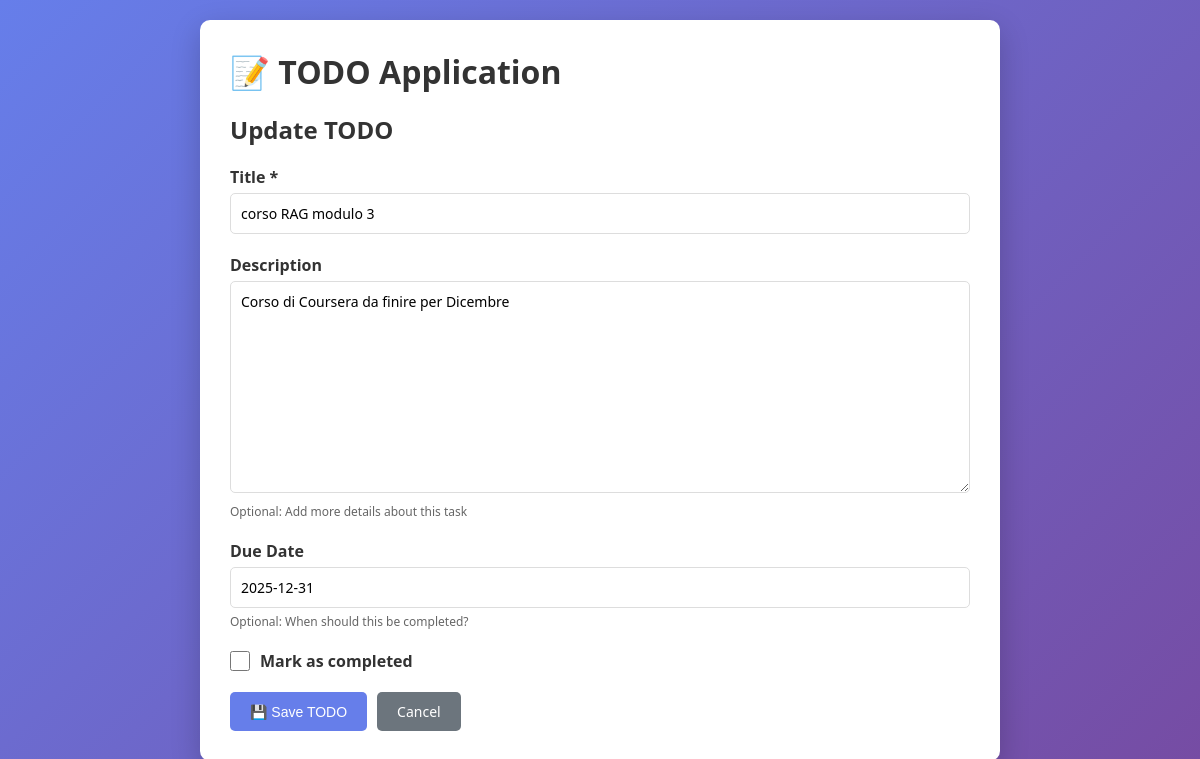
Page /2/update/ on the committed database.
### todos/models.py (models this page shows, shortened)
class Todo(models.Model):
    title = models.CharField(max_length=200)
    description = models.TextField(blank=True, null=True)
    due_date = models.DateField(blank=True, null=True)
    is_completed = models.BooleanField(default=False)
    created_at = models.DateTimeField(auto_now_add=True)
    updated_at = models.DateTimeField(auto_now=True)
    class Meta:
        ordering = ['-created_at']
        verbose_name = 'TODO'
        verbose_name_plural = 'TODOs'

### todos/views.py (the view)
# urls.py: path('<int:pk>/update/', views.TodoUpdateView.as_view(), name='todo-update'),
class TodoUpdateView(UpdateView):
    model = Todo
    template_name = 'todos/todo_form.html'
    fields = ['title', 'description', 'due_date', 'is_completed']
    success_url = reverse_lazy('todo-list')
    def get_context_data(self, **kwargs):
        context = super().get_context_data(**kwargs)
        context['action'] = 'Update'
        return context

### todos/templates/todos/todo_form.html (shortened to what this page needs)
{% extends 'todos/base.html' %}
{% block content %}
<h2>{{ action }} TODO</h2>
<form method="post">
    <div class="form-group">
        <label for="id_title">Title *</label>
        {{ form.title }}
    </div>
    <div class="form-group">
        <label for="id_description">Description</label>
        {{ form.description }}
        <div class="form-help">Optional: Add more details about this task</div>
    </div>
    <div class="form-group">
        <label for="id_due_date">Due Date</label>
        {{ form.due_date }}
        <div class="form-help">Optional: When should this be completed?</div>
    </div>
    {% if action == 'Update' %}
    <div class="form-group">
        <div class="checkbox-group">
            {{ form.is_completed }}
            <label for="id_is_completed" style="margin-bottom: 0;">Mark as completed</label>
        </div>
    </div>
    {% endif %}
    <div class="form-actions">
        <button type="submit" class="btn">💾 Save TODO</button>
        <a href="{% url 'todo-list' %}" class="btn btn-secondary">Cancel</a>
    </div>
</form>
{% endblock %}

### todos/templates/todos/base.html (style rules this page uses)
* { margin: 0; padding: 0; box-sizing: border-box; }
body { font-family: 'Segoe UI', Tahoma, Geneva, Verdana, sans-serif; background: linear-gradient(135deg, #667eea 0%, #764ba2 100%); min-height: 100vh; padding: 20px; }
h1, h2 { color: #333; margin-bottom: 20px; }
.btn { display: inline-block; padding: 10px 20px; background: #667eea; color: white; text-decoration: none; border-radius: 5px; border: none; cursor: pointer; font-size: 14px; transition: background 0.3s; }

### todos/templates/todos/todo_form.html (style rules this page uses)
.form-group { margin-bottom: 20px; }
label { display: block; margin-bottom: 5px; font-weight: bold; color: #333; }
input[type="text"], input[type="date"], textarea { width: 100%; padding: 10px; border: 1px solid #ddd; border-radius: 5px; font-size: 14px; font-family: inherit; }
textarea { min-height: 100px; resize: vertical; }
input[type="checkbox"] { width: 20px; height: 20px; margin-right: 10px; }
.checkbox-group { display: flex; align-items: center; }
.form-actions { display: flex; gap: 10px; margin-top: 20px; }
.btn-secondary { background: #6c757d; }
.form-help { font-size: 12px; color: #666; margin-top: 5px; }

### rows in the picture
Todo: title "corso RAG modulo 3", description "Corso di Coursera da finire per Dicembre", due_date "2025-12-31"

### other values in the picture
{{ action }} "Update"
